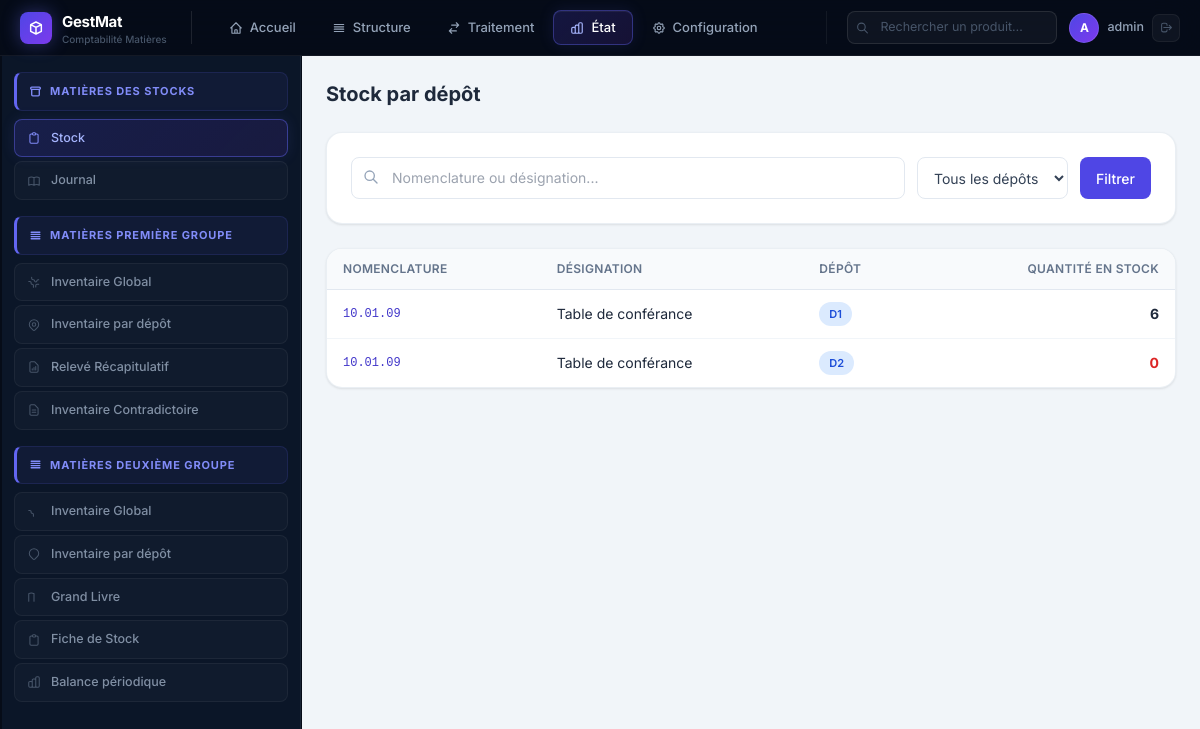
/stock-depot/ (signed in), run on the app's committed database.
### matieres/models.py (models this page shows, shortened)
class StockDepot(models.Model):
    produit = models.ForeignKey(
        Produit, on_delete=models.CASCADE, null=True, blank=True,
        related_name='stocks', verbose_name="Produit"
    )
    depot = models.ForeignKey(Depot, on_delete=models.CASCADE, verbose_name="Dépôt")
    nomenclature = models.CharField(max_length=30, verbose_name="Nomenclature")
    designation = models.CharField(max_length=300, verbose_name="Désignation")
    qte_stock = models.IntegerField(default=0, verbose_name="Quantité en stock")
    class Meta:
        verbose_name = "Stock Dépôt"
        verbose_name_plural = "Stocks Dépôts"
        ordering = ['depot', 'nomenclature']

class Depot(models.Model):
    code = models.CharField(max_length=20, unique=True, verbose_name="Code dépôt")
    class Meta:
        verbose_name = "Dépôt"
        verbose_name_plural = "Dépôts"
        ordering = ['code']

### matieres/views.py (the view)
# urls.py: path('stock-depot/', views.stock_depot_list, name='stock_depot_list'),
@login_required
def stock_depot_list(request):
    depot_filtre = request.GET.get('depot', '')
    query = request.GET.get('q', '')
    stocks = StockDepot.objects.select_related('depot', 'produit').order_by('depot__code', 'nomenclature')
    if depot_filtre:
        stocks = stocks.filter(depot__code=depot_filtre)
    if query:
        stocks = stocks.filter(Q(designation__icontains=query) | Q(nomenclature__icontains=query))
    context = {
        'page_title': 'Stock par dépôt',
        'stocks': stocks,
        'depots': Depot.objects.all(),
        'depot_filtre': depot_filtre,
        'query': query,
    }
    return render(request, 'depots/stock.html', context)

### templates/depots/stock.html (shortened to what this page needs)
{% extends 'base.html' %}
{% block content %}
<div class="flex items-center justify-between mb-6">
  <div>
    <h2 class="text-xl font-bold text-slate-800">Stock par dépôt</h2>
  </div>
</div>
<div class="card mb-6">
  <form method="get" class="flex gap-3">
    <div class="flex-1 relative">
      <input type="text" name="q" value="{{ query }}" placeholder="Nomenclature ou désignation..."
        class="w-full pl-10 pr-4 py-2.5 border border-slate-200 rounded-lg text-sm focus:outline-none focus:ring-2 focus:ring-primary-500">
      <svg class="absolute left-3 top-3 w-4 h-4 text-slate-400" fill="none" stroke="currentColor" viewBox="0 0 24 24"><path stroke-linecap="round" stroke-linejoin="round" stroke-width="2" d="M21 21l-6-6m2-5a7 7 0 11-14 0 7 7 0 0114 0"/></svg>
    </div>
    <select name="depot" class="border border-slate-200 rounded-lg px-3 py-2.5 text-sm focus:outline-none focus:ring-2 focus:ring-primary-500 text-slate-700 bg-white">
      <option value="">Tous les dépôts</option>
    </select>
    <button type="submit" class="btn-primary">Filtrer</button>
  </form>
</div>
<div class="card p-0 overflow-hidden">
  <div class="overflow-x-auto">
    <table class="w-full text-sm">
      <thead class="bg-slate-50 border-b border-slate-200">
        <tr>
          <th class="text-left px-4 py-3 text-xs font-semibold text-slate-500 uppercase tracking-wide">Nomenclature</th>
          <th class="text-left px-4 py-3 text-xs font-semibold text-slate-500 uppercase tracking-wide">Désignation</th>
          <th class="text-left px-4 py-3 text-xs font-semibold text-slate-500 uppercase tracking-wide">Dépôt</th>
          <th class="text-right px-4 py-3 text-xs font-semibold text-slate-500 uppercase tracking-wide">Quantité en stock</th>
        </tr>
      </thead>
      <tbody class="divide-y divide-slate-100">
        {% for s in stocks %}
        <tr class="hover:bg-slate-50">
          <td class="px-4 py-3 font-mono text-xs text-primary-700">{{ s.nomenclature }}</td>
          <td class="px-4 py-3 text-slate-800">{{ s.designation }}</td>
          <td class="px-4 py-3"><span class="badge-info">{{ s.depot.code }}</span></td>
          <td class="px-4 py-3 text-right font-bold {% if s.qte_stock == 0 %}text-red-600{% elif s.qte_stock < 5 %}text-orange-600{% else %}text-slate-800{% endif %}">
            {{ s.qte_stock }}
          </td>
        </tr>
        {% empty %}
        <tr><td colspan="4" class="px-4 py-12 text-center text-slate-400">Aucun stock enregistré</td></tr>
        {% endfor %}
      </tbody>
    </table>
  </div>
</div>
{% endblock %}

### templates/base.html (shortened to what this page needs)
<!DOCTYPE html>
<html lang="fr" class="h-full">
<head>
  <script src="https://cdn.tailwindcss.com"></script>
</head>
<body>
<header class="topbar">
  <div class="logo-wrap">
    <div class="logo-icon">
      <svg width="16" height="16" fill="none" stroke="#fff" viewBox="0 0 24 24" stroke-width="2.2">
        <path stroke-linecap="round" stroke-linejoin="round" d="M20 7l-8-4-8 4m16 0l-8 4m8-4v10l-8 4m0-10L4 7m8 4v10M4 7v10l8 4"/>
      </svg>
    </div>
    <div>
      <div class="logo-text">GestMat</div>
      <div class="logo-sub">{% if societe %}{{ societe.nom|truncatechars:20 }}{% else %}Comptabilité Matières{% endif %}</div>
    </div>
  </div>
  <nav class="tab-nav" role="tablist">
    <a href="{% url 'matieres:dashboard' %}" class="tab-btn" data-tab="accueil" role="tab">
      <svg width="14" height="14" fill="none" stroke="currentColor" viewBox="0 0 24 24" stroke-width="2">
        <path stroke-linecap="round" stroke-linejoin="round" d="M3 12l2-2m0 0l7-7 7 7M5 10v10a1 1 0 001 1h3m10-11l2 2m-2-2v10a1 1 0 01-1 1h-3m-6 0a1 1 0 001-1v-4a1 1 0 011-1h2a1 1 0 011 1v4a1 1 0 001 1m-6 0h6"/>
      </svg>
      Accueil
    </a>
    <span class="tab-btn" data-tab="structure" role="tab" style="cursor:pointer">
      <svg width="14" height="14" fill="none" stroke="currentColor" viewBox="0 0 24 24" stroke-width="2">
        <path stroke-linecap="round" stroke-linejoin="round" d="M4 6h16M4 10h16M4 14h16M4 18h16"/>
      </svg>
      Structure
    </span>
    <span class="tab-btn" data-tab="traitement" role="tab" style="cursor:pointer">
      <svg width="14" height="14" fill="none" stroke="currentColor" viewBox="0 0 24 24" stroke-width="2">
        <path stroke-linecap="round" stroke-linejoin="round" d="M8 7h12m0 0l-4-4m4 4l-4 4m0 6H4m0 0l4 4m-4-4l4-4"/>
      </svg>
      Traitement
    </span>
    <span class="tab-btn" data-tab="etat" role="tab" style="cursor:pointer">
      État
    </span>
    <span class="tab-btn" data-tab="configuration" role="tab" style="cursor:pointer">
      Configuration
    </span>
  </nav>
  <div class="topbar-right">
    <div class="search-wrap">
      <svg class="search-icon" width="13" height="13" fill="none" stroke="currentColor" viewBox="0 0 24 24" stroke-width="2">
        <path stroke-linecap="round" stroke-linejoin="round" d="M21 21l-6-6m2-5a7 7 0 11-14 0 7 7 0 0114 0"/>
      </svg>
      <input type="text" placeholder="Rechercher un produit…" name="q"
        hx-get="{% url 'matieres:htmx_recherche_produit' %}"
        hx-trigger="keyup changed delay:300ms"
        hx-target="#search-results">
    </div>
    <div class="user-wrap">
      <div class="user-avatar">{{ request.user.username|first|upper }}</div>
      <span class="user-name">{{ request.user.get_full_name|default:request.user.username }}</span>
      <a href="{% url 'logout' %}" class="btn-logout" title="Déconnexion">
        <svg width="13" height="13" fill="none" stroke="currentColor" viewBox="0 0 24 24" stroke-width="2">
          <path stroke-linecap="round" stroke-linejoin="round" d="M17 16l4-4m0 0l-4-4m4 4H7m6 4v1a3 3 0 01-3 3H6a3 3 0 01-3-3V7a3 3 0 013-3h4a3 3 0 013 3v1"/>
        </svg>
      </a>
    </div>
  </div>
</header>
<div class="app-body">
  <aside id="panel-etat" class="side-panel w-triple" role="navigation" aria-label="État">
    <div class="panel-inner">
      <div class="panel-section">
        <div class="section-title">
          <svg width="13" height="13" fill="none" stroke="currentColor" viewBox="0 0 24 24" stroke-width="2.5">
            <path stroke-linecap="round" stroke-linejoin="round" d="M5 8h14M5 8a2 2 0 110-4h14a2 2 0 110 4M5 8v10a2 2 0 002 2h10a2 2 0 002-2V8"/>
          </svg>
          Matières des stocks
        </div>
        <a href="{% url 'matieres:stock_depot_list' %}"
           class="panel-btn {% if request.resolver_match.url_name == 'stock_depot_list' %}active{% endif %}">
          <svg width="14" height="14" fill="none" stroke="currentColor" viewBox="0 0 24 24" stroke-width="1.8">
            <path stroke-linecap="round" stroke-linejoin="round" d="M9 5H7a2 2 0 00-2 2v12a2 2 0 002 2h10a2 2 0 002-2V7a2 2 0 00-2-2h-2M9 5a2 2 0 002 2h2a2 2 0 002-2M9 5a2 2 0 012-2h2a2 2 0 012 2"/>
          </svg>
          Stock
        </a>
        <a href="{% url 'matieres:journal_list' %}"
           class="panel-btn {% if request.resolver_match.url_name == 'journal_list' %}active{% endif %}">
          Journal
        </a>
      </div>
      <div class="panel-section">
        <div class="section-title">
          <svg width="13" height="13" fill="none" stroke="currentColor" viewBox="0 0 24 24" stroke-width="2.5">
            <path stroke-linecap="round" stroke-linejoin="round" d="M4 6h16M4 10h16M4 14h16M4 18h16"/>
          </svg>
          Matières première groupe
        </div>
        <a href="{% url 'matieres:inventaire_global' %}"
           class="panel-btn {% if request.resolver_match.url_name == 'inventaire_global' %}active{% endif %}">
          Inventaire Global
        </a>
        <a href="{% url 'matieres:inventaire_depot' %}"
           class="panel-btn {% if request.resolver_match.url_name == 'inventaire_depot' %}active{% endif %}">
          Inventaire par dépôt
        </a>
        <a href="{% url 'matieres:releve_recapitulatif' %}"
           class="panel-btn {% if request.resolver_match.url_name == 'releve_recapitulatif' %}active{% endif %}">
          <svg width="14" height="14" fill="none" stroke="currentColor" viewBox="0 0 24 24" stroke-width="1.8">
            <path stroke-linecap="round" stroke-linejoin="round" d="M9 17v-2m3 2v-4m3 4v-6m2 10H7a2 2 0 01-2-2V5a2 2 0 012-2h5.586a1 1 0 01.707.293l5.414 5.414a1 1 0 01.293.707V19a2 2 0 01-2 2z"/>
          </svg>
          Relevé Récapitulatif
        </a>
        <a href="{% url 'matieres:inventaire_individuel' %}"
           class="panel-btn {% if request.resolver_match.url_name == 'inventaire_individuel' %}active{% endif %}">
          <svg width="14" height="14" fill="none" stroke="currentColor" viewBox="0 0 24 24" stroke-width="1.8">
            <path stroke-linecap="round" stroke-linejoin="round" d="M9 12h6m-6 4h6m2 5H7a2 2 0 01-2-2V5a2 2 0 012-2h5.586a1 1 0 01.707.293l5.414 5.414a1 1 0 01.293.707V19a2 2 0 01-2 2z"/>
          </svg>
          Inventaire Contradictoire
        </a>
      </div>
      <div class="panel-section">
        <div class="section-title">
          <svg width="13" height="13" fill="none" stroke="currentColor" viewBox="0 0 24 24" stroke-width="2.5">
            <path stroke-linecap="round" stroke-linejoin="round" d="M4 6h16M4 10h16M4 14h16M4 18h16"/>
          </svg>
          Matières deuxième groupe
        </div>
        <a href="{% url 'matieres:inventaire_global' %}"
           class="panel-btn {% if request.resolver_match.url_name == 'inventaire_global' %}active{% endif %}">
          <svg width="14" height="14" fill="none" stroke="currentColor" viewBox="0 0 24 24" stroke-width="1.8">
            <path stroke-linecap="round" stroke-linejoin="round" d="M3.055 11H5a2 2 0 012 2v1a2 2 0 002 2 2 2 0 012 2v2.945"/>
          </svg>
          Inventaire Global
        </a>
        <a href="{% url 'matieres:inventaire_depot' %}"
           class="panel-btn {% if request.resolver_match.url_name == 'inventaire_depot' %}active{% endif %}">
          <svg width="14" height="14" fill="none" stroke="currentColor" viewBox="0 0 24 24" stroke-width="1.8">
            <path stroke-linecap="round" stroke-linejoin="round" d="M17.657 16.657L13.414 20.9a1.998 1.998 0 01-2.827 0l-4.244-4.243a8 8 0 1111.314 0z"/>
          </svg>
          Inventaire par dépôt
        </a>
        <a href="{% url 'matieres:grand_livre' %}"
           class="panel-btn {% if request.resolver_match.url_name == 'grand_livre' %}active{% endif %}">
          <svg width="14" height="14" fill="none" stroke="currentColor" viewBox="0 0 24 24" stroke-width="1.8">
            <path stroke-linecap="round" stroke-linejoin="round" d="M12 6.253v13m0-13C10.832 5.477 9.246 5 7.5 5S4.168 5.477 3 6.253v13"/>
          </svg>
          Grand Livre
        </a>
        <a href="{% url 'matieres:inventaire_individuel' %}"
           class="panel-btn {% if request.resolver_match.url_name == 'fiche_stock' %}active{% endif %}">
          <svg width="14" height="14" fill="none" stroke="currentColor" viewBox="0 0 24 24" stroke-width="1.8">
            <path stroke-linecap="round" stroke-linejoin="round" d="M9 5H7a2 2 0 00-2 2v12a2 2 0 002 2h10a2 2 0 002-2V7a2 2 0 00-2-2h-2M9 5a2 2 0 002 2h2a2 2 0 002-2M9 5a2 2 0 012-2h2a2 2 0 012 2"/>
          </svg>
          Fiche de Stock
        </a>
        <a href="{% url 'matieres:balance_list' %}"
           class="panel-btn {% if request.resolver_match.url_name == 'balance_list' %}active{% endif %}">
          Balance périodique
        </a>
      </div>
    </div>
  </aside>
  <main class="main-area" id="main-content">
    <div class="main-inner">
      {% block content %}{% endblock %}
    </div>
  </main>
</div>
</body>
</html>

### data on the page
StockDepot: nomenclature "10.01.09", designation "Table de conférance", depot.code "D1", qte_stock "6"
StockDepot: nomenclature "10.01.09", designation "Table de conférance", depot.code "D2", qte_stock "0"

### other printed values
{{ request.user.username|first|upper }} "A"
{{ request.user.get_full_name|default:request.user.username }} "admin"
